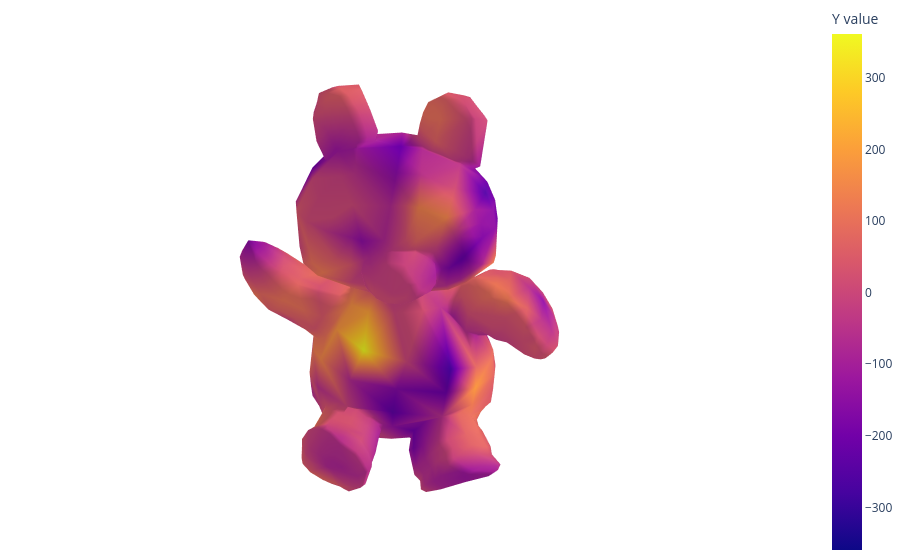

Source (notebook cell):
### Code cell
x_test = np.arange(0,len(vertices),1).reshape(-1,1)

f_pred = my_gpo.posterior_mean(x_test)["m(x)"]

# Create mesh plot with y-values as colors
fig = go.Figure(data=[
    go.Mesh3d(
        x=vertices[:, 0],
        y=vertices[:, 1],
        z=vertices[:, 2],
        i=faces[:, 0],
        j=faces[:, 1],
        k=faces[:, 2],
        intensity=f_pred,  # Color by y-values
        colorscale='plasma',  # Or 'RdBu', 'Plasma', etc.
        colorbar=dict(title="Y value"),
        showscale=True
    )
])

# Clean up the figure (using your update_figure function)
fig.update_layout(scene_aspectmode="auto")
fig.update_scenes(xaxis_visible=False, yaxis_visible=False, zaxis_visible=False)
fig.update_layout(margin=dict(l=0, r=0, t=0, b=0))
fig.update_layout(
    scene_camera=dict(
        up=dict(x=0, y=1, z=0),
        center=dict(x=0, y=0, z=0),
        eye=dict(x=0, y=0.9, z=1.8)   # zoom out: increase from 0.7/1.25
    )
)

fig.show()
fig.write_image("/Users/MAlghalayini/Desktop/Postdoc Work/CAMERA gpLVM/Manuscript/Figures/Teddy Bear Results/Predictions.pdf", width=1200, height=800)

### Figure 1 — Plotly figure (JSON) as saved in the notebook; plotly's stock layout.template omitted (floating-point values rounded to 4 significant figures; data arrays with more than 128 entries replaced by an {"elided": "..."} marker saying what was removed)
{"data": [{"colorbar": {"title": {"text": "Y value"}}, "colorscale": [[0, "#0d0887"], [0.1111, "#46039f"], [0.2222, "#7201a8"], [0.3333, "#9c179e"], [0.4444, "#bd3786"], [0.5556, "#d8576b"], [0.6667, "#ed7953"], [0.7778, "#fb9f3a"], [0.8889, "#fdca26"], [1, "#f0f921"]], "i": {"elided": "3192 int values"}, "intensity": {"elided": "1598 float values"}, "j": {"elided": "3192 int values"}, "k": {"elided": "3192 int values"}, "showscale": true, "type": "mesh3d", "x": {"elided": "1598 float values"}, "y": {"elided": "1598 float values"}, "z": {"elided": "1598 float values"}}], "layout": {"margin": {"b": 0, "l": 0, "r": 0, "t": 0}, "scene": {"aspectmode": "auto", "camera": {"center": {"x": 0, "y": 0, "z": 0}, "eye": {"x": 0, "y": 0.9, "z": 1.8}, "up": {"x": 0, "y": 1, "z": 0}}, "xaxis": {"visible": false}, "yaxis": {"visible": false}, "zaxis": {"visible": false}}}}
